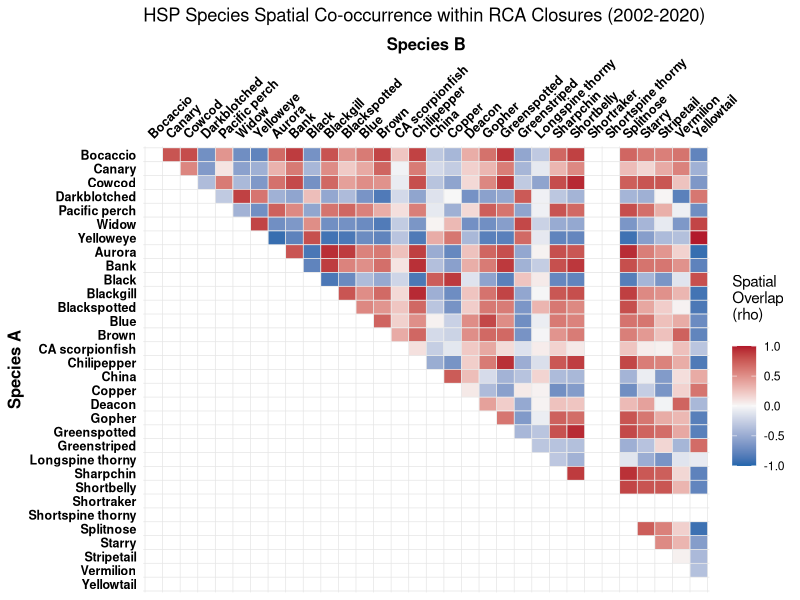

This figure's R source:
# HSP output One-Sample T-Test for RCA mapping project
# Blake Feist - created 15 May 2026

library(dplyr)
library(ggplot2)
library(readr)
library(tidyr)


### STEP 1: Load the data
setwd("~/Documents/GitHub/RCA_closure_areas/spatial_overlay_stats/")
main_data_wide <- read_csv("HSP_Zscore_data_wide.csv")
baselines      <- read.csv("HSP_regional_baselines.csv")

# Pivot the data from WIDE to LONG format
main_data_long <- main_data_wide %>%
  pivot_longer(
    cols = starts_with("mean_"),     # Tells R to grab all the species density columns
    names_to = "Species_ID",         # The new column that will hold the species names
    values_to = "Mean_Density"       # The new column that will hold the density numbers
  )

# Merge with baselines and calculate the spatial Z-Scores
df_monthly_z <- main_data_long %>%
  left_join(baselines, by = "Species_ID") %>%
  mutate(
    Z_Score = (Mean_Density - Regional_Mean) / Regional_SD
  )

# Quick sanity check: look at the newly reshaped data
head(df_monthly_z)

### STEP 2: The Hotspot Performance Evaluation (Annual)
# To test if closures targeted above-average densities while protecting against month-to-month
# time-dependency, collapse the data by existing Year column and run tests.

# Collapse monthly data into annual averages
df_annual <- df_monthly_z %>%
  group_by(year, Species_ID) %>%
  summarise(
    Avg_Z_Score = mean(Z_Score),
    .groups = "drop"
  )

# Run a One-Sample T-Test with a protective safety check (n() >= 2)
HSP_species_performance <- df_annual %>%
  group_by(Species_ID) %>%
  summarise(
    Years_Present       = n(),  # Counts how many years this species has data
    Mean_Z_Across_Years = mean(Avg_Z_Score),
    
    # The fix: Only run t.test if there are at least 2 years of data
    p_value = if(n() >= 2) {
      t.test(Avg_Z_Score, mu = 0, alternative = "greater")$p.value
    } else {
      NA  # Returns NA instead of crashing the script
    },
    .groups = "drop"
  )

# View results table
print(HSP_species_performance)

# save HSP_species_performance df for use in the z-score plot
write.csv(HSP_species_performance, 'HSP_species_performance.csv')

### Step 3: Create the Species Interaction Matrix (Monthly)
# To look at fine-scale species co-occurrence patterns, pivot full monthly dataset
# wide and run a Spearman rank correlation across Closure_ID timestamps.

# Define custom order and clean names
# Syntax: "QGIS_COLUMN_NAME" = "Clean Display Name"
species_order_map <- c(
  "mean_pauc" = "Bocaccio",
  "mean_pinn" = "Canary",
  "mean_levi" = "Cowcod",
  "mean_cram" = "Darkblotched",
  "mean_alut" = "Pacific perch",
  "mean_ento" = "Widow",
  "mean_rube" = "Yelloweye",
  "mean_auro" = "Aurora",
  "mean_rufu" = "Bank",
  "mean_mela" = "Black",
  "mean_omus" = "Blackgill",
  "mean_ctus" = "Blackspotted",
  "mean_myst" = "Blue",
  "mean_auri" = "Brown",
  "mean_guta" = "CA scorpionfish",
  "mean_good" = "Chilipepper",
  "mean_nebu" = "China",
  "mean_caur" = "Copper",
  "mean_diac" = "Deacon",
  "mean_carn" = "Gopher",
  "mean_chlo" = "Greenspotted",
  "mean_elon" = "Greenstriped",
  "mean_alti" = "Longspine thorny",
  "mean_zace" = "Sharpchin",
  "mean_jord" = "Shortbelly",
  "mean_bore" = "Shortraker",
  "mean_alas" = "Shortspine thorny",
  "mean_dipl" = "Splitnose",
  "mean_cons" = "Starry",
  "mean_saxi" = "Stripetail",
  "mean_mini" = "Vermilion",
  "mean_flav" = "Yellowtail"
)

# Pivot the monthly data wide by YYYY-MM Closure_ID
df_monthly_wide <- df_monthly_z %>%
  select(Closure_ID, Species_ID, Z_Score) %>%
  pivot_wider(names_from = Species_ID, values_from = Z_Score)

# Generate the correlation matrix
species_matrix <- df_monthly_wide %>%
  select(-Closure_ID) %>%
  cor(method = "spearman", use = "complete.obs")

# Convert the matrix to long format
interaction_long <- as.data.frame(species_matrix) %>%
  mutate(Species1 = rownames(.)) %>%
  pivot_longer(-Species1, names_to = "Species2", values_to = "Correlation") %>%
  
  # Find the numerical position of each species in custom map vector
  mutate(
    pos1 = match(Species1, names(species_order_map)),
    pos2 = match(Species2, names(species_order_map))
  ) %>%
  # Only keep tiles where the row species appears BEFORE the column species 
  # in custom ecological order list
  filter(pos1 < pos2)

### Step 4: Plot the Interaction Heatmap
# This uses the exact layout modifications requested: it clusters species in the
# upper-right corner, keeps the axes alphabetical, rotates the top labels by 45 degrees, uses
# thin custom grid lines that frame the blocks perfectly, and keeps the tiles perfectly square.

# Get clean sorted list of species names
species_list <- sort(unique(c(interaction_long$Species1, interaction_long$Species2)))
n_species <- length(species_list)

HSP_matrix_plot <- ggplot(interaction_long, aes(x = Species2, y = Species1, fill = Correlation)) +
  geom_tile(color = "white") +
  
  # Diverging palette (Blue = Avoidance/Deep vs Shallow, Red = High Co-occurrence)
  scale_fill_gradient2(low = "#2166ac", mid = "#f7f7f7", high = "#b2182b", 
                       midpoint = 0, limit = c(-1,1), name = "Spatial\nOverlap\n(rho)\n") +
  
  # Align axes alphabetically from A to Z
  scale_x_discrete(position = "top", 
                   limits = names(species_order_map), 
                   labels = species_order_map) + 
  
  scale_y_discrete(limits = rev(names(species_order_map)), 
                   labels = species_order_map) + 
  
  # Thin grid borders drawn perfectly between the cell edges
  geom_vline(xintercept = seq(0.5, length(species_order_map) + 0.5, by = 1), color = "gray90", linewidth = 0.25) +
  geom_hline(yintercept = seq(0.5, length(species_order_map) + 0.5, by = 1), color = "gray90", linewidth = 0.25) +
  
  theme_minimal() +
  labs(title = "HSP Species Spatial Co-occurrence within RCA Closures (2002-2020)", 
       x = "Species B", y = "Species A") +
  theme(
    panel.grid.major = element_blank(),
    panel.grid.minor = element_blank(),
    
    # 45-degree rotated top labels
    axis.text.x.top = element_text(size = 9, face = "bold", color = "black", angle = 45, hjust = 0, vjust = 0),
    axis.text.y = element_text(size = 9, face = "bold", color = "black"),
    axis.title = element_text(size = 12, face = "bold"),
    
    # Keeps cells perfectly square so text/labels don't stretch awkwardly
    coord_fixed() 
  )

# Save plot as high-resolution PNG
ggsave(
  filename = "HSP cooccurrence matrix plot.png",   # The name of output file
  plot = HSP_matrix_plot,                          # Tells R which plot object to save
  width = 9,                                       # Physical width in inches
  height = 8.5,                                    # Physical height in inches
  units = "in",                                    # Sets the measuring unit to inches ("in", "cm", or "mm")
  dpi = 600                                        # CRITICAL: Sets resolution to 600 DPI
)
